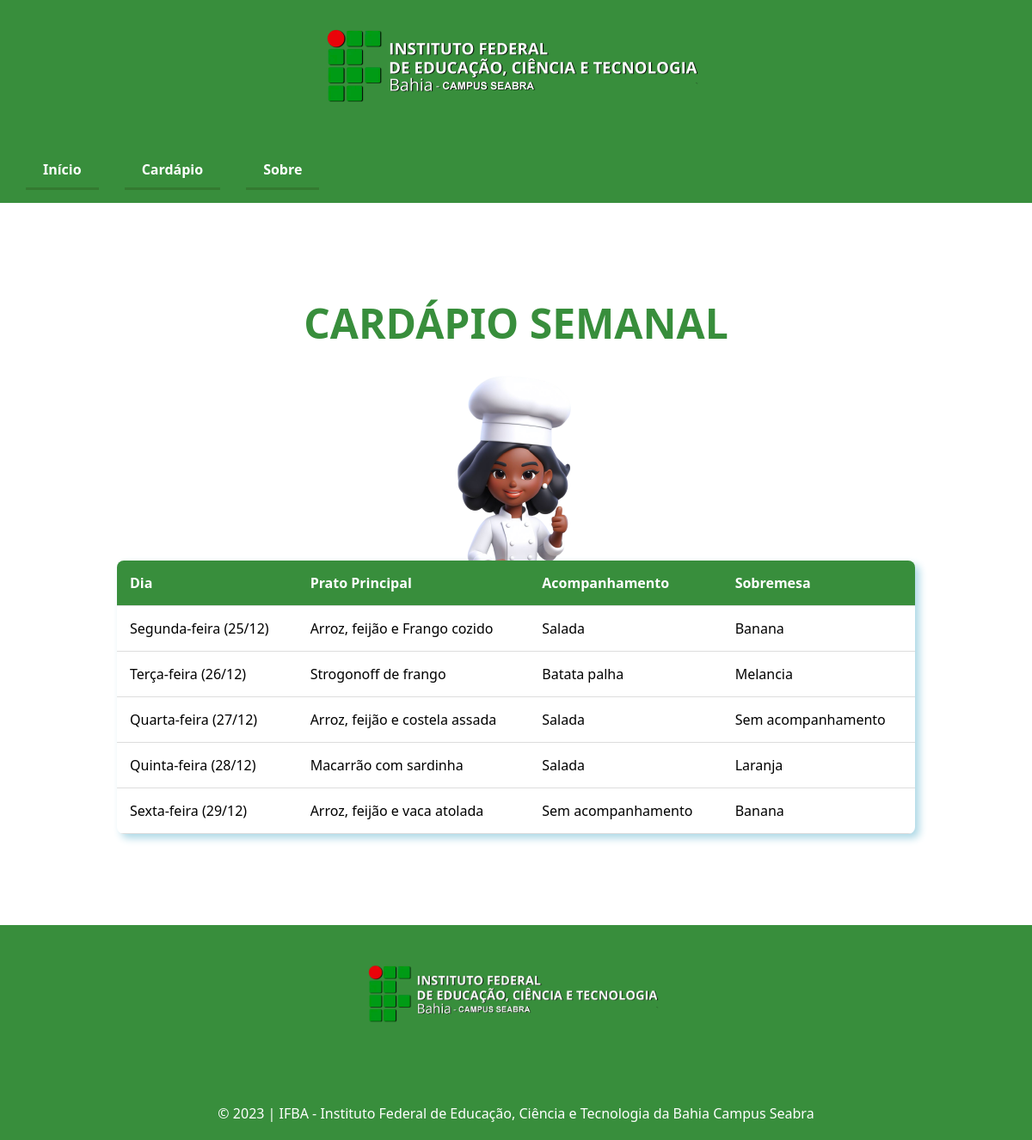
Before: /View/cardapio.php with the older database file.
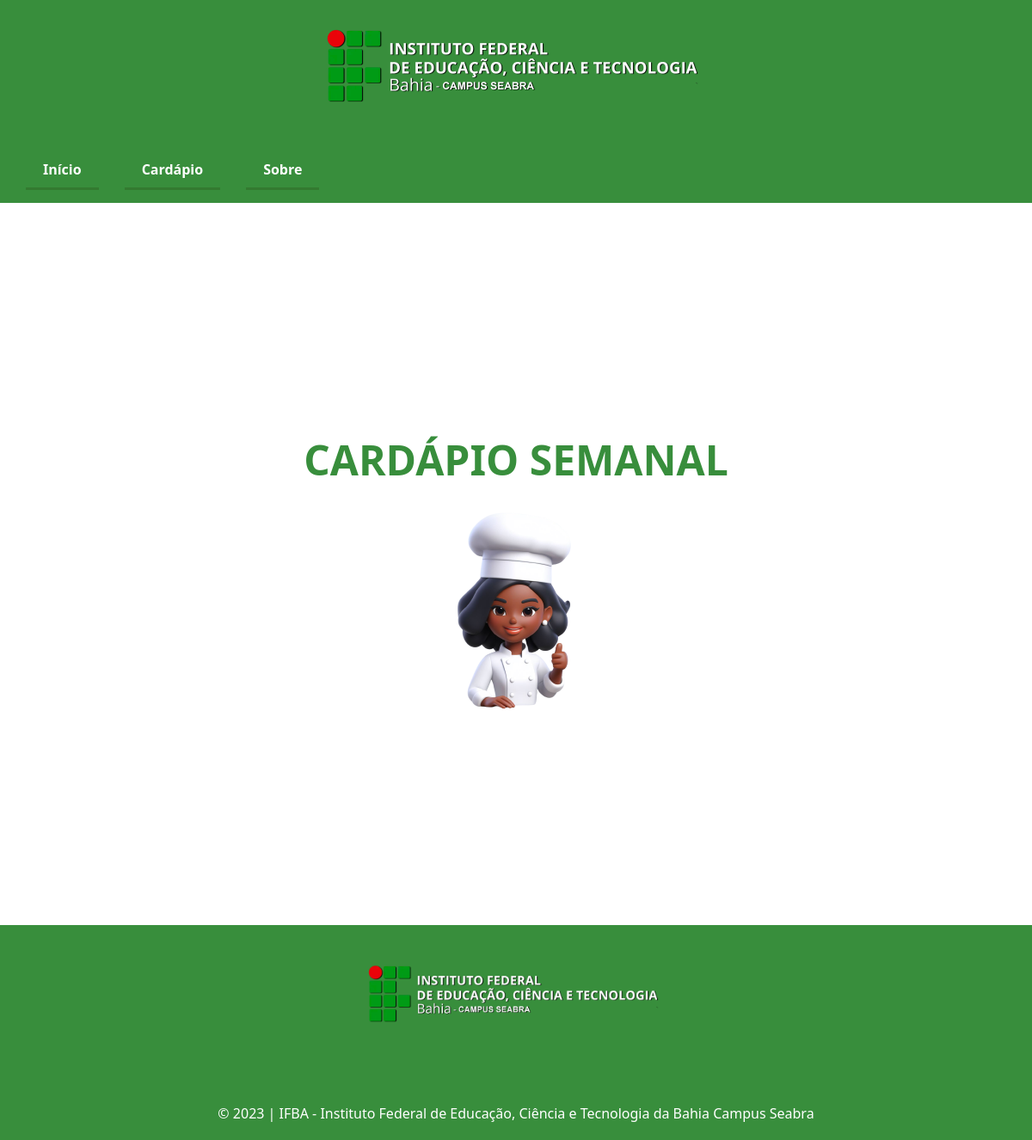
After: the same page with the newer database file.
### tables this page shows
CREATE TABLE `cardapio` (
  `id` int(11) NOT NULL,
  `data_refeicao` date NOT NULL,
  `dia` varchar(255) NOT NULL,
  `principal` varchar(255) NOT NULL,
  `acompanhamento` varchar(255) NOT NULL,
  `sobremesa` varchar(255) NOT NULL
);

### Controller/controller.php (called while the page is built, shortened)
<?php
    class LoginController {
        public function __construct() {
            $path = realpath(__DIR__ . "/..");
            require($path . "/Model/model.php");
            $this->model = new LoginModel();
        }
        public function getCardapio() : array {
            return $this->model->getCardapio();
        }
    }
?>

### Model/model.php (called while the page is built, shortened)
<?php
    class LoginModel {
        public function __construct() {
            require("connect.php");
            $this->conn = $conn;
        }
        public function getCardapio() : array {
            $sql = "SELECT *
            FROM cardapio
            WHERE data_refeicao >= (
                SELECT MAX(data_refeicao)
                FROM cardapio
                WHERE dia = 'segunda'
            ) AND data_refeicao <= DATE_ADD((
                SELECT MAX(data_refeicao)
                FROM cardapio
                WHERE dia = 'segunda'
            ), INTERVAL 4 DAY)
            ORDER BY data_refeicao;
            ";
            $result = $this->conn->query($sql);
            $index = 0;
            if ($result->num_rows > 0) {
                $cardapio = array();
                while ($row = $result->fetch_assoc()) {
                    $cardapio[$index] = array(
                        "dia" => $row['dia'],
                        "data" => $row['data_refeicao'],
                        "principal" => $row['principal'],
                        "acompanhamento" => $row['acompanhamento'],
                        "sobremesa" => $row['sobremesa']
                    );
                    $index++;
                }
                return $cardapio;
            } else {
                return array(null);
            }
        }
    }
?>

### View/cardapio.php (the view, shortened to what this page needs)
<!DOCTYPE html>
<html lang="pt-br">
<head>
    <link rel="stylesheet" href="cardapio.css">
</head>
<body>
    <?php include_once("process/navbar.php"); showNav("default"); ?>
    <div class="container">
        <h1>CARDÁPIO SEMANAL</h1>
        <img src="../assets/_0454db25-be52-4019-98c8-a6837e90ff09-removebg-preview.png" alt="Imagem do Boneco" class="image2" draggable="false">
        <table>
            <?php
                require("../Controller/controller.php");
                $controller = new LoginController();
                $cardapio = $controller->getCardapio();
                if ($cardapio[0] != null) {
                    echo "
                        <thead>
                            <tr>
                                <th>Dia</th>
                                <th>Prato Principal</th>
                                <th>Acompanhamento</th>
                                <th>Sobremesa</th>
                            </tr>
                        </thead>
                        <tbody>";
                    foreach ($cardapio as $dia) {
                        $data = date("d/m", strtotime($dia['data']));
                        $newDia = ucfirst($dia['dia']) . "-feira";
                        echo "<tr>";
                        echo "<td>{$newDia} ({$data})</td>";
                        echo "<td>{$dia['principal']}</td>";
                        echo "<td>{$dia['acompanhamento']}</td>";
                        echo "<td>{$dia['sobremesa']}</td>";
                        echo "</tr>";
                    }
                    echo "</tbody>";
                    echo "</table>";
                }
            ?>
        </table>
    </div>
    <footer>
        <div>
            <img src="../assets/1b1210fdf4454600bea220983da0cc63.png" alt="logo-ifba-seabra" class="logo" draggable="false">
        </div>
        <div class="copyright">
          <p>&copy; 2023 | IFBA - Instituto Federal de Educação, Ciência e Tecnologia da Bahia
            Campus Seabra</p>
        </div>
      </footer>
</body>
</html>

### View/process/navbar.php (shortened to what this page needs)
<?php session_start();
    function showNav($call) {
        $protocol = isset($_SERVER['HTTPS']) && $_SERVER['HTTPS'] === 'on' ? 'https' : 'http';
        $host = $_SERVER['HTTP_HOST'];
        $rootUrl = $protocol . '://' . $host . "/carteirinha-IFBA";
        $cardapio = "$rootUrl/View/cardapio.php";
        $index = "$rootUrl/index.php";
        $sobre = "$rootUrl/View/sobre.php";
        $img = $call == "landpage" ? "assets/1b1210fdf4454600bea220983da0cc63.png" : "../assets/1b1210fdf4454600bea220983da0cc63.png";
        echo "<header><a href='https://portal.ifba.edu.br/seabra' target='_blank'><img src='{$img}' alt='logo-ifba-seabra' draggable='false'></a></header>";
        if ($call == "login") {
            echo "<nav><div><a href='{$index}'>Início</a><a href='{$cardapio}'>Cardápio</a><a href='{$sobre}'>Sobre</a></div></nav>";
        } else {
            echo "<nav><div><a href='{$index}'>Início</a><a href='{$cardapio}'>Cardápio</a><a href='{$sobre}'>Sobre</a></div>{$text}</nav>";
        }
    }
?>

### View/cardapio.css (style rules this page uses)
.container { display: flex; flex-direction: column; justify-content: center; align-items: center; min-height: 100vh; margin: 20px; }
h1 { font-size: 48px; margin: 20px 0; text-align: center; color: #388E3C; }
.image2 { margin-bottom: -46px; max-width: 100%; max-height: 250px; }
table { width: 80%; border-collapse: collapse; margin: 20px; box-shadow: 5px 5px 10px lightblue; background-color: #fff; border-radius: 8px; overflow: hidden; }
th, td { padding: 15px; text-align: left; border-bottom: 1px solid #ddd; }
th { background-color: #388E3C; color: #fff; }

### View/style.css (style rules this page uses)
:root { --light-green: #388E3C; --dark-green: #274E13; --medium-green: #337A30; --gray: #706f6f; --salmon: #f75252; }
* { margin: 0; padding: 0; box-sizing: border-box; font-family: 'Segoe UI', Tahoma, Geneva, Verdana, sans-serif; }
header { display: flex; flex-direction: column; justify-content: center; align-items: center; background-color: var(--light-green); color: white; }
nav { background-color: #388E3C; color: #fff; padding: 15px; text-align: center; display: flex; justify-content: space-between; align-items: center; }
nav a { text-decoration: none; color: #fff; font-size: 16px; font-weight: bold; margin: 0 15px; display: inline-block; padding: 10px 20px; cursor: pointer; border-bottom: 3px solid var(--medium-green); transition: all 0.3s ease; }
footer { background-color: var(--light-green); color: #fff; padding: 20px; height: 250px; display: flex; flex-direction: column; align-items: center; justify-content: space-between; }
.logo { width: 400px; height: auto; }
.copyright { text-align: center; }
img { user-select: none; }

Changed rows visible on the page:
removed cardapio: dia "Segunda-feira", data_refeicao "25/12", principal "Arroz, feijão e Frango cozido", acompanhamento "Salada", sobremesa "Banana"
removed cardapio: dia "Terça-feira", data_refeicao "26/12", principal "Strogonoff de frango", acompanhamento "Batata palha", sobremesa "Melancia"
removed cardapio: dia "Quarta-feira", data_refeicao "27/12", principal "Arroz, feijão e costela assada", acompanhamento "Salada", sobremesa "Sem acompanhamento"
removed cardapio: dia "Quinta-feira", data_refeicao "28/12", principal "Macarrão com sardinha", acompanhamento "Salada", sobremesa "Laranja"
removed cardapio: dia "Sexta-feira", data_refeicao "29/12", principal "Arroz, feijão e vaca atolada", acompanhamento "Sem acompanhamento", sobremesa "Banana"
Other visible differences:
text no longer shown: "Dia Prato Principal Acompanhamento Sobremesa"
